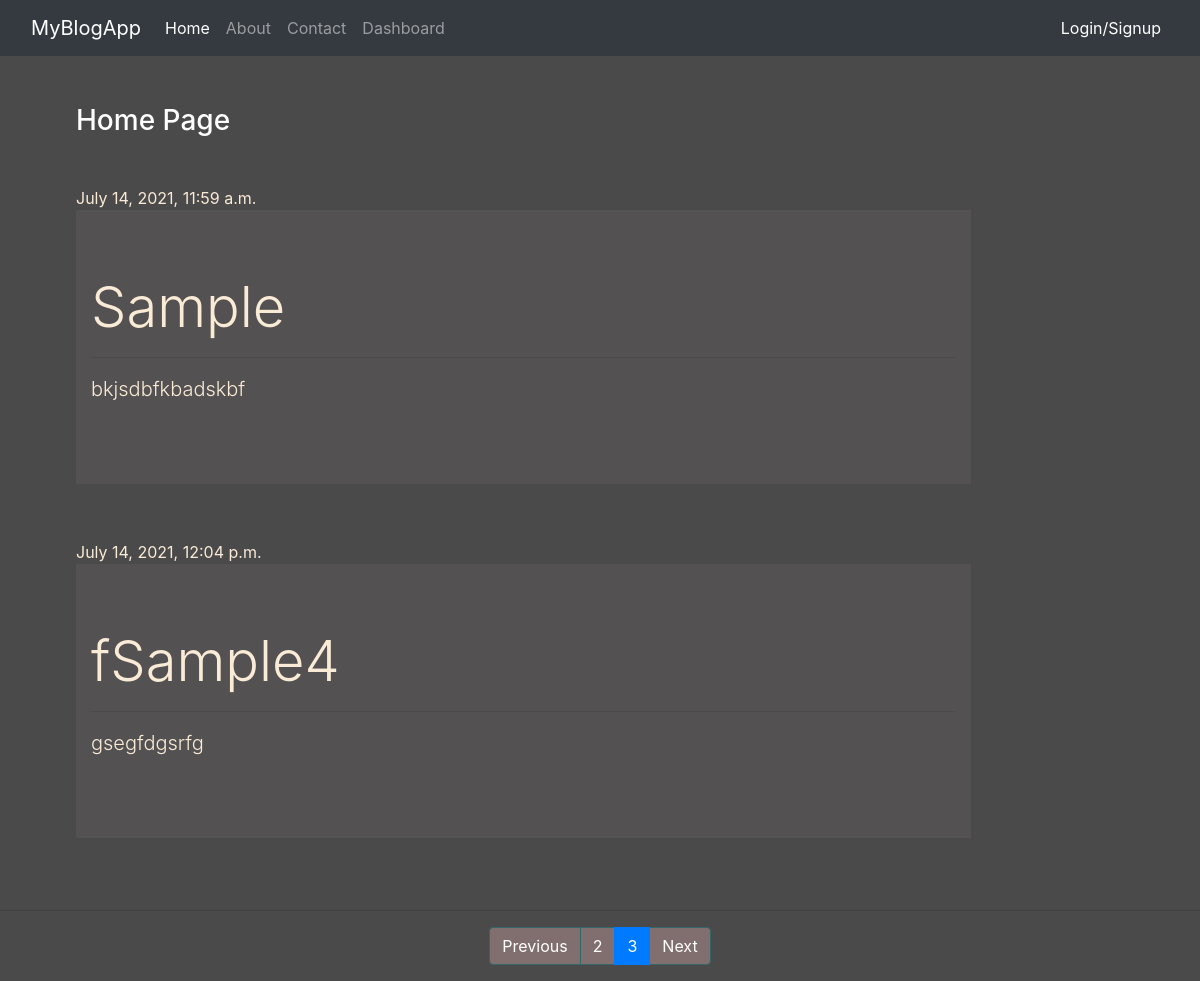
/?page=3, run on the app's committed database.
### app/models.py (models this page shows, shortened)
class Blog(models.Model):
    title = models.CharField(max_length=50)
    slug = models.SlugField(max_length=50, null=None, unique=True)
    desc = models.TextField()
    date = models.DateTimeField(default=datetime.today)
    creator = models.CharField(max_length=50)

### app/views.py (the view)
# urls.py: 2. Add a URL to urlpatterns:  path('', views.home, name='home')
def home(request):
    a = request.user.groups.all()
    print("~~~~~~~~~~~~~~~~~~~~~~~~",a)
    blog = Blog.objects.all().order_by('id')
    paginator = Paginator(blog, 2)
    page_num = request.GET.get('page')
    page_obj = paginator.get_page(page_num)
    return render(request, 'app/home.html', {'blogs':page_obj})

### app/templates/app/home.html (shortened to what this page needs)
{% extends 'app/base.html' %}
{% load static %}
{% block content %}
<div class="col-sm-10">
    <h3 class="text-white my-5">Home Page</h3>
    {% for blog in blogs %}
    <div>{{blog.date}}</div>
    <div class="jumbotron jumbotron-fluid jumbo-color">
        <div class="container">
            <h1 class="display-4">{{blog.title}}</h1>
            <hr>
            <p class="lead">{{blog.desc}}</p>
        </div>
    </div>
    <br>
    {% endfor %}
</div>
{% endblock content %}
{% block page %}
<hr>
{% include 'app/pagination.html' %}
{% endblock page %}

### app/static/app/css/style.css (style rules this page uses)
body { background-color: rgb(75, 74, 74); color: antiquewhite; }
.jumbo-color { background-color: rgb(83, 81, 81); }

### data on the page
Blog: date "July 14, 2021, 11:59 a.m.", title "Sample", desc "bkjsdbfkbadskbf"
Blog: date "July 14, 2021, 12:04 p.m.", title "fSample4", desc "gsegfdgsrfg"

### other printed values
{{ blogs.previous_page_number }} "2"
{{ blogs.number }} "3"
